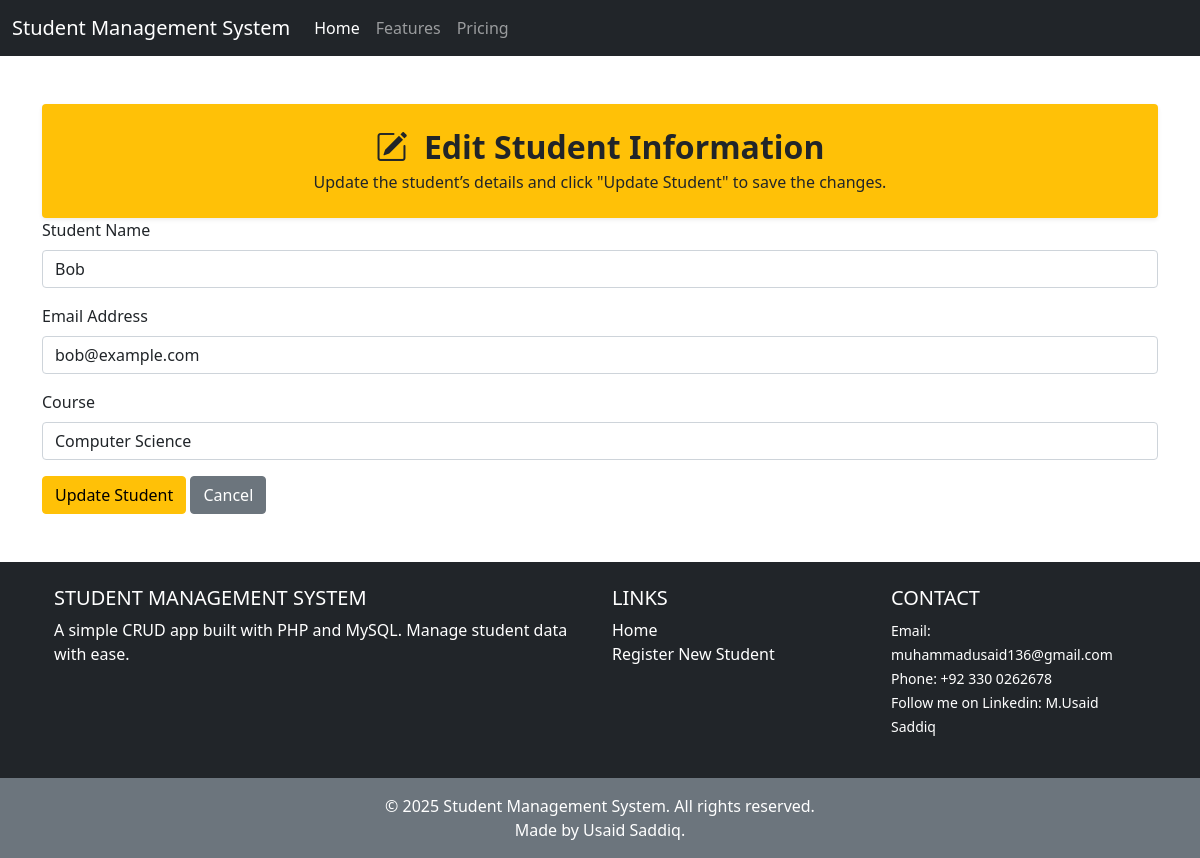
Page /edit.php?id=2 on the committed database.
### tables this page shows
CREATE TABLE `students` (
  `id` int(11) NOT NULL,
  `name` varchar(100) NOT NULL,
  `email` varchar(100) NOT NULL,
  `course` varchar(100) NOT NULL,
  `registration_date` date DEFAULT curdate()
);

### edit.php (the view, shortened to what this page needs)
<?php
include "config.php";
if (isset($_GET['id']) && !empty($_GET['id'])) {
    $id = intval($_GET['id']);
} else {
    echo "<div class='alert alert-danger'>Student ID is not provided!</div>";
    exit;
}
$sql = "SELECT * FROM students WHERE id = $id";
$result = mysqli_query($conn, $sql);
$student = mysqli_fetch_assoc($result);
?>
<!DOCTYPE html>
<html lang="en">
<head>
    <link href="https://cdn.jsdelivr.net/npm/bootstrap@5.0.2/dist/css/bootstrap.min.css" rel="stylesheet"
>
    <link rel="stylesheet" href="https://cdn.jsdelivr.net/npm/bootstrap-icons@1.10.5/font/bootstrap-icons.css">
</head>
<body>
    <nav class="navbar navbar-expand-lg navbar-dark bg-dark">
        <div class="container-fluid">
            <a class="navbar-brand" href="#">Student Management System </a>
            <div class="collapse navbar-collapse" id="navbarNav">
                <ul class="navbar-nav">
                    <li class="nav-item">
                        <a class="nav-link active" aria-current="page" href="#">Home</a>
                    </li>
                    <li class="nav-item">
                        <a class="nav-link" href="#">Features</a>
                    </li>
                    <li class="nav-item">
                        <a class="nav-link" href="#">Pricing</a>
                    </li>
                </ul>
            </div>
        </div>
    </nav>
    <div class="container mt-5">
        <div class="text-center bg-warning text-dark py-4 px-3 rounded shadow-sm">
            <h2 class="fw-bold mb-1">
                <i class="bi bi-pencil-square me-2"></i> Edit Student Information
            </h2>
            <p class="mb-0">Update the student’s details and click "Update Student" to save the changes.</p>
        </div>
        <form method="POST" action="edit.php?id=<?= $id; ?>">
            <div class="mb-3">
                <label for="name" class="form-label">Student Name</label>
                <input type="text" class="form-control" value="<?= htmlspecialchars($student['name']) ?>" id="name"
                    name="name">
            </div>
            <div class="mb-3">
                <label for="email" class="form-label">Email Address</label>
                <input type="email" class="form-control" value="<?= htmlspecialchars($student['email']) ?>" id="email"
                    name="email">
            </div>
            <div class="mb-3">
                <label for="course" class="form-label">Course</label>
                <input type="text" class="form-control" value="<?= htmlspecialchars($student['course']) ?>" id="course"
                    name="course">
            </div>
            <button type="submit" class="btn btn-warning">Update Student</button>
            <a href="index.php" class="btn btn-secondary">Cancel</a>
        </form>
    </div>
    <footer class="bg-dark text-white text-center text-lg-start mt-5">
        <div class="container p-4">
            <div class="row">
                <div class="col-lg-6 col-md-12 mb-4 mb-md-0">
                    <h5 class="text-uppercase">Student Management System</h5>
                    <p>A simple CRUD app built with PHP and MySQL. Manage student data with ease.</p>
                </div>
                <div class="col-lg-3 col-md-6 mb-4 mb-md-0">
                    <h5 class="text-uppercase">Links</h5>
                    <ul class="list-unstyled mb-0">
                        <li><a href="index.php" class="text-white text-decoration-none">Home</a></li>
                        <li><a href="add.php" class="text-white text-decoration-none">Register New Student</a></li>
                    </ul>
                </div>
                <div class="col-lg-3 col-md-6 mb-4 mb-md-0">
                    <h5 class="text-uppercase">Contact</h5>
                    <ul class="list-unstyled">
                        <li><small>Email: <a class="text-white text-decoration-none"
                                    href="mailto:muhammadusaid136@gmail.com">muhammadusaid136@gmail.com</a></small></li>
                        <li><small>Phone: <a class="text-white text-decoration-none" href="tel:+923300262678">+92 330
                                    0262678</a></small></li>
                        <li><small>Follow me on Linkedin: <a class="text-white text-decoration-none" href="https://www.linkedin.com/in/m-usaid-saddiq-110500320" target="_blank">M.Usaid Saddiq</a></small></li>
                                        </ul>
                </div>
            </div>
        </div>
        <div class="text-center p-3 bg-secondary">
            © <?= date("Y") ?> Student Management System. All rights reserved.<br> Made by Usaid Saddiq.
        </div>
    </footer>
</body>
</html>

### rows in the picture
students: name "Bob", email "bob@example.com", course "Computer Science"
